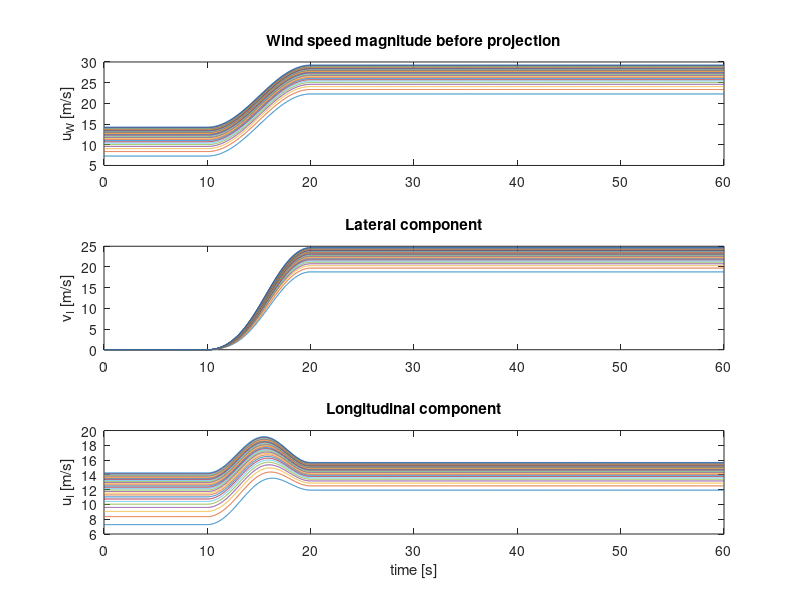

This figure's MATLAB source: (Note: this script raises an error after producing the figure.)
%
%   [Description]
%   Script to generate an Extreme Coherent Gust with direction change (ECD)
%   according to IEC 61400-1.
%
%   [Notes]
%   ToDo-1: Do we need to adjust to TI-calculation?
%
%% Setup
clear all; close all; clc;

FileName = 'ECD_VrPlus2mps';

%% Preprocessing
% Time discretization
T           = 60;                   % [s]   total simulation time
dt          = 1/80;               	% [s]   simulation time step
t           = 0:dt:T-dt;            % [s]   simulation time vector

% Wind conditions at hub height
V_hub       = 12.5;                 % [m/s] mean wind speed at hub height: v_rated + 2/m/s 
t_start     = 10;                   % [s]   start time of gust event

% Rotor-plane grid definition
% Some variables required in the Type 4 wind: Bladed style
HubHeight   = 150;                  % [m]   hub height      
dy          = 10;                   % [m]   lateral spacing
dz          = 10;                   % [m]   vertical spacing
Ny          = 29;                   % [-]   number of grid points in lateral direction
Nz          = 29;                   % [-]   number of grid points in vertical direction
URef        = V_hub;                % [m/s] reference mean wind speed
zOffset     = HubHeight;            % [m]   reference height of the grid
z0          = 0.1;                  % [m]   the rougthness length, not really used

% The normal wind profile model (NWP - IEC 6.3.1.2)
alpha       = 0.2;                                  % [-]   shear exponent for NWP
z_hub       = HubHeight;
z           = [-(Nz-1)/2:1:(Nz-1)/2]*dz+HubHeight;  % [m]   vertical coordinates of the grid
V_z         = V_hub*(z/z_hub).^alpha;               % [m/s] mean wind profile at each vertical grid point

% Extreme coherent gust with direction change (ECD - IEC 6.3.2.5)
V_cg        = 15;       % [m/s] coherent gusut amplitude
T_gust      = 10;       % [s]   rise time of coherent gust

% Magnitude of ECD
u_W         = NaN(Nz, length(t));
for iTimeStep = 1:length(t)
    if (t(iTimeStep) < t_start)
        u_W(:,iTimeStep)    = V_z;
    elseif (t(iTimeStep) >= t_start) && (t(iTimeStep) <= t_start+T_gust)
        t_gust              = t(iTimeStep) - t_start;
        u_W(:,iTimeStep)    = V_z+0.5*V_cg*(1-cos(pi*t_gust/T_gust));
    else
        u_W(:,iTimeStep)    = V_z+V_cg;
    end
end

% Direction change of ECD
theta       = NaN(1, length(t));   
theta_cg    = ones(1, length(t)).*deg2rad((720/V_hub));     % [rad]

for iTimeStep   = 1:length(t)
    if (t(iTimeStep) < t_start)
        theta(iTimeStep)    = 0;
    elseif (t(iTimeStep) >= t_start) && (t(iTimeStep) <= t_start+T_gust)
        t_gust              = t(iTimeStep) - t_start;
        theta(iTimeStep)    = 0.5 * theta_cg(iTimeStep) * (1-cos(pi*t_gust/T_gust));
    else
        theta(iTimeStep)    = theta_cg(iTimeStep);
    end
end

% Transformation into inertial coordinate system
u_I = u_W.*repmat(cos(theta),Nz,1);     % longitudinal
v_I = u_W.*repmat(sin(theta),Nz,1);     % lateral

%% Plot and validate results
figure
subplot(311)
plot(t,u_W')
ylabel('u_W [m/s]')
title('Wind speed magnitude before projection')

subplot(312)
plot(t,v_I')
ylabel('v_I [m/s]')
title('Lateral component')

subplot(313) 
plot(t,u_I')
ylabel('u_I [m/s]')
xlabel('time [s]')
title('Longitudinal component')

%% Prepare output arrays for .wnd-file
SummVars(1) = HubHeight;    % HubHeight
SummVars(3) = URef;         % Mean wind speed at hub-height

velocity    = zeros(max(size(t)),3,Ny,Nz);  % [time, (u,v,w), y, z]
for iy = 1:Ny
    for iz = 1:Nz
        velocity(:,1,iy,iz) = u_I(iz,:);    % longitudinal component
        velocity(:,2,iy,iz) = v_I(iz,:);    % lateral component
        % velocity(:,3,iy,iz) = 0 (no vertical component)
    end
end

% Get turbulence intensity for .sum-file
% here we use std u for v and w components, to avoid dividing by zero
SummVars(4) = std(squeeze(velocity(:,1,1,1)))/URef*100;
SummVars(5) = std(squeeze(velocity(:,1,1,1)))/URef*100;     % ToDo: Do we need to include the lateral component?
SummVars(6) = std(squeeze(velocity(:,1,1,1)))/URef*100;

% Export rotor-plane wind field (.wnd + .sum) for OpenFAST
disp('Exporting rotor plane wind field as ".wnd" binary files...')
WriteBLgrid([FileName '.wnd'], velocity, dy, dz, dt, zOffset, z0, SummVars)

fileID    = fopen([FileName '.sum'],'w');
fprintf(fileID,'This summary file is not complete it only contains required information for the OpenFAST');
fprintf(fileID,'\n');
fprintf(fileID,'F        Clockwise rotation when looking downwind?\n');
fprintf(fileID,[num2str(SummVars(1)) '  Hub height [m] \n']);
fprintf(fileID,['UBar   =  ' num2str(SummVars(3)) ' m/s \n']);
fprintf(fileID,['TI(u)  =  ' num2str(SummVars(4)) ' %%\n']);
fprintf(fileID,['TI(v)  =  ' num2str(SummVars(5)) ' %%\n']);
fprintf(fileID,['TI(w)  =  ' num2str(SummVars(6)) ' %%\n']);
fprintf(fileID,['Height Offset =  ' num2str(0) ' m\n']);
fprintf(fileID,'Creating a PERIODIC output file.');
fclose(fileID);
